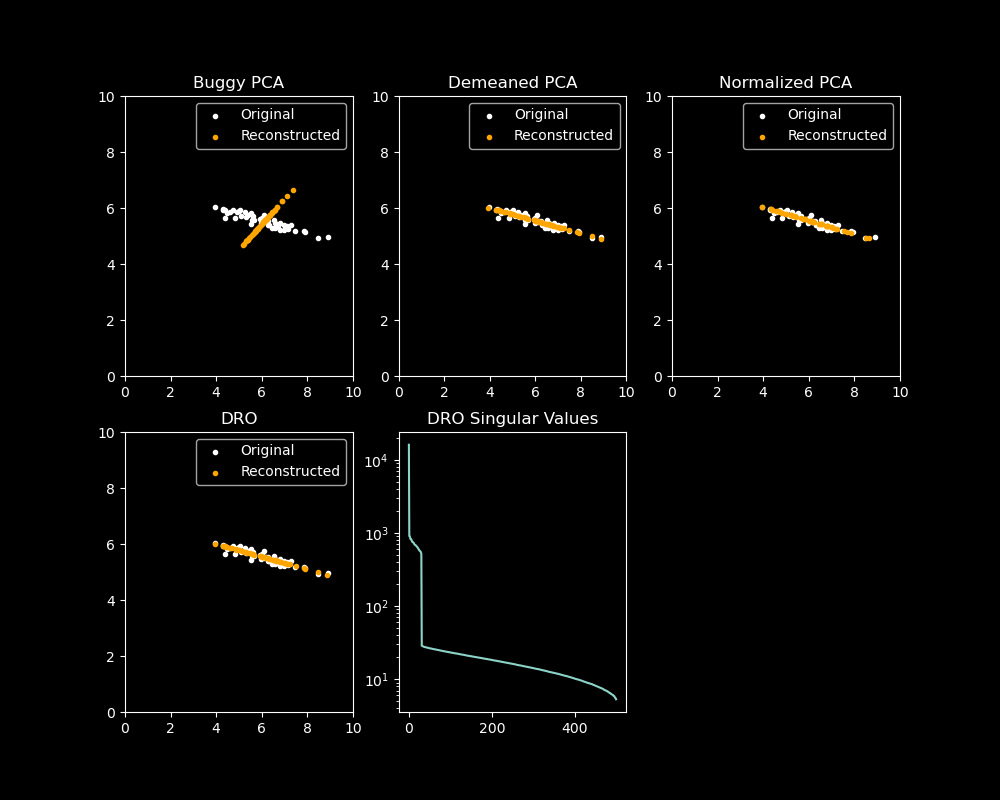

Generate this figure with Python:
import numpy as np
import matplotlib.pyplot as plt

plt.style.use('dark_background')

def BuggyPCA(X):
    plt.subplot(2, 3, 1)
    plt.scatter(X[:, 0], X[:, 1], marker='.', color="white", label="Original")

    U, S, VT = np.linalg.svd(X)
    B = VT.T[:, 0]
    Z = X @ B
    X_tilde = np.outer(Z, B.T)

    plt.scatter(X_tilde[:, 0], X_tilde[:, 1], marker='.', color="orange", label="Reconstructed")
    plt.xlim([0, 10])
    plt.ylim([0, 10])
    plt.legend()
    plt.title("Buggy PCA")

    re = np.linalg.norm(X - X_tilde, ord=2) ** 2
    print(re)


def DemeanedPCA(X):

    plt.subplot(2, 3, 2)
    plt.scatter(X[:, 0], X[:, 1], marker='.', color="white", label="Original")

    mean = np.mean(X, axis=0)

    X_centered = X - mean

    U, S, VT = np.linalg.svd(X_centered)
    B = VT.T[:, 0]
    Z = X_centered @ B
    X_tilde = np.outer(Z, B.T) + mean

    plt.scatter(X_tilde[:, 0], X_tilde[:, 1], marker='.', color="orange", label="Reconstructed")
    plt.xlim([0, 10])
    plt.ylim([0, 10])
    plt.legend()
    plt.title("Demeaned PCA")

    re = np.linalg.norm(X - X_tilde, ord=2) ** 2
    print(re)


def NormalizedPCA(X):

    plt.subplot(2, 3, 3)
    plt.scatter(X[:, 0], X[:, 1], marker='.', color="white", label="Original")

    mean = np.mean(X, axis=0)
    std = np.std(X, axis=0)

    X_normalized = (X - mean) / std

    U, S, VT = np.linalg.svd(X_normalized)
    B = VT.T[:, 0]
    Z = X_normalized @ B
    X_tilde = std * np.outer(Z, B.T) + mean


    plt.scatter(X_tilde[:, 0], X_tilde[:, 1], marker='.', color="orange", label="Reconstructed")
    plt.xlim([0, 10])
    plt.ylim([0, 10])
    plt.legend()
    plt.title("Normalized PCA")

    re = np.linalg.norm(X - X_tilde, ord=2) ** 2
    print(re)

def DRO(X):
    plt.subplot(2, 3, 4)
    plt.scatter(X[:, 0], X[:, 1], marker='.', color="white", label="Original")

    d = 1

    mean = np.mean(X, axis=0)
    # std = np.std(X, axis=0)

    X_centered = X - mean
    U, S, VT = np.linalg.svd(X_centered)
    n = X_centered.shape[0]

    Z = np.sqrt(n) * U[:, :d]
    A = 1/np.sqrt(n) * VT[:d].T @ np.diag(S[:d])

    X_tilde = Z @ A.T + mean

    plt.scatter(X_tilde[:, 0], X_tilde[:, 1], marker='.', color="orange", label="Reconstructed")
    plt.xlim([0, 10])
    plt.ylim([0, 10])
    plt.legend()
    plt.title("DRO")

    re = np.linalg.norm(X - X_tilde, ord=2) ** 2
    print(re)


X2 = np.genfromtxt('./data/data2D.csv', delimiter=',', dtype=float)
X1000 = np.genfromtxt('./data/data1000D.csv', delimiter=',', dtype=float)


plt.figure(figsize=(10, 8))

U, S, VT = np.linalg.svd(X1000)
plt.subplot(2, 3, 5)
plt.plot(S)
plt.yscale("log")
plt.title("DRO Singular Values")

BuggyPCA(np.copy(X2))
DemeanedPCA(np.copy(X2))
NormalizedPCA(np.copy(X2))
DRO(np.copy(X2))

plt.show()
